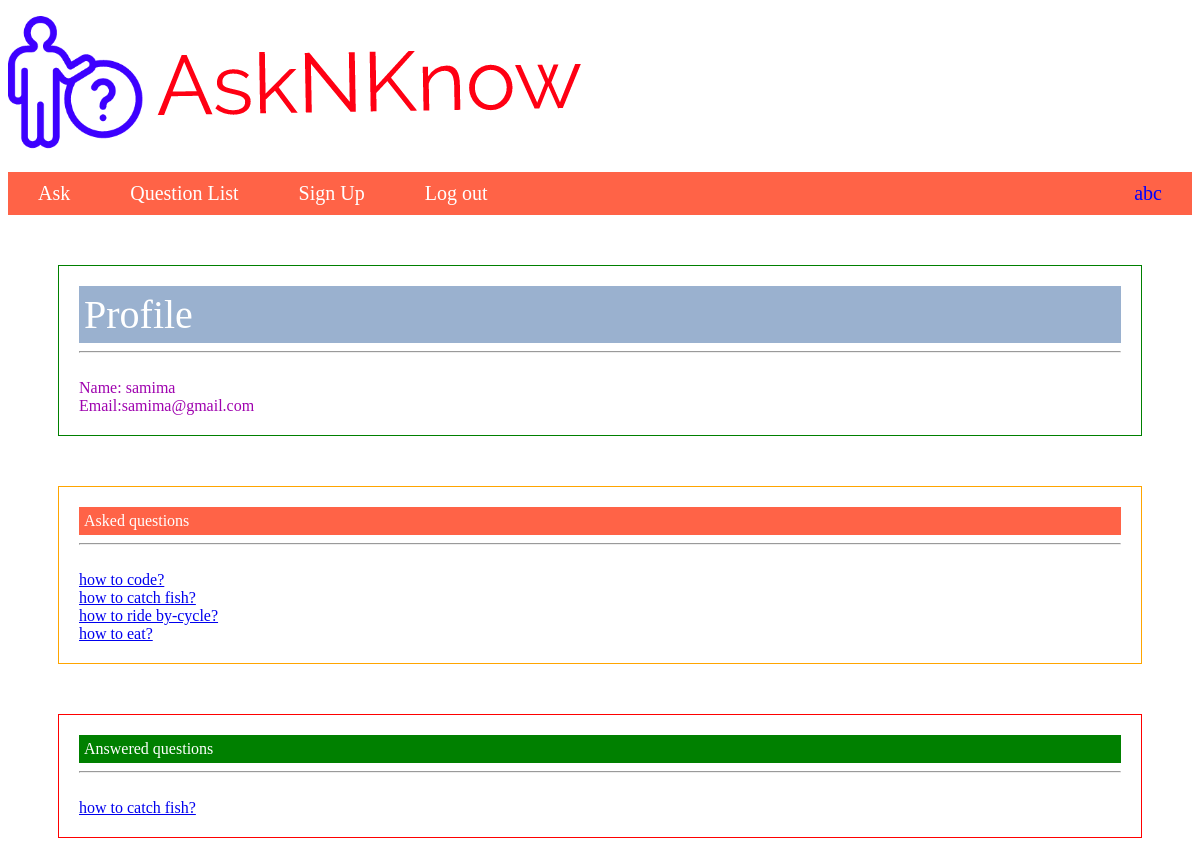
Page /profile.php?user_id=5 (signed in) on the committed database.
### tables this page shows
CREATE TABLE `user` (
  `id` int(10) NOT NULL,
  `username` varchar(255) NOT NULL,
  `email` varchar(255) NOT NULL,
  `password` varchar(100) NOT NULL,
  `reg_date` timestamp NOT NULL DEFAULT CURRENT_TIMESTAMP ON UPDATE CURRENT_TIMESTAMP
);

CREATE TABLE `question` (
  `id` int(20) NOT NULL,
  `title` varchar(1000) NOT NULL,
  `question` varchar(5000) NOT NULL,
  `category` varchar(100) NOT NULL,
  `user_id` int(20) NOT NULL,
  `time` timestamp NOT NULL DEFAULT CURRENT_TIMESTAMP ON UPDATE CURRENT_TIMESTAMP,
  `upvote` int(50) NOT NULL,
  `downvote` int(50) NOT NULL
);

### profile.php (the view, shortened to what this page needs)
<!DOCTYPE html>
<html>
<head>
</head>
<body>
	<?php include('header.php'); ?>
	<?php
		$user_id=$_REQUEST['user_id'];
		$conn=connect();
		$sql="select * from user where id='$user_id'";
		$result=mysqli_query($conn,$sql);
		if(mysqli_num_rows($result)==1){
			$row=mysqli_fetch_assoc($result);
			echo "<div class='user_profile_box'>";
			echo "<div id='profile_text'>Profile</div><hr><br>";
			echo "Name: ".$row['username']."<br>";
			echo "Email:".$row['email']."<br>";
			echo "</div>";
		}
		$sql="select id,title from question where user_id='$user_id'";
		$result=mysqli_query($conn,$sql);
		if(mysqli_num_rows($result)>0){
			echo "<div class='asked_question_box'>";
			echo "<div id='asked_text'>Asked questions</div><hr><br>";
			while ($row=mysqli_fetch_assoc($result)) {
				echo "<a href='answer.php?question_id=$row[id]'>$row[title]</a><br>";
			}
			echo "</div>";
		}
		$sql="select question.title,question.id from question,answer where answer.question_id=question.id and answer.user_id='$user_id'";
		$result=mysqli_query($conn,$sql);
		if(mysqli_num_rows($result)>0){
			echo "<div class='answered_question_box'>";
			echo "<div id='answered_text'>Answered questions</div><hr><br>";
			while ($row=mysqli_fetch_assoc($result)) {
				echo "<a href='answer.php?question_id=$row[id]'>$row[title]</a><br>";
			}
			echo "</div>";
		}
	?>
</body>
</html>

### profile.php (style rules this page uses)
.user_profile_box { margin: 50px; border: 1px solid green; padding: 20px; color: #9f03af; }
.asked_question_box { margin: 50px; border: 1px solid orange; padding: 20px; }
.answered_question_box { margin: 50px; border: 1px solid red; padding: 20px; }
#profile_text { background-color: #9ab1cf; color:white; padding: 5px; font-size: 40px; }
#asked_text { background-color: tomato; color:white; padding: 5px; }
#answered_text { background-color: green; color:white; padding: 5px; }

### rows in the picture
user: username "samima", email "samima@gmail.com"
question: title "how to code?"
question: title "how to catch fish?"
question: title "how to ride by-cycle?"
question: title "how to eat?"

### other values in the picture
$_SESSION[username] "abc"
